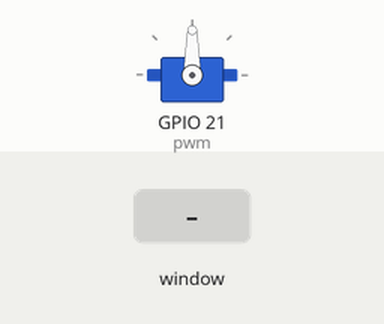
Simulated run of this program. Board: Raspberry Pi (BCM pin numbers). Shown: servo. The inputs (shaded band) are chosen by the test bench. The desktop window is not drawn, its controls go by their first labels and the mouse button is held 0.15 s; servo angles are drawn from the pulse width (0.5 ms = 0°, 2.5 ms = 180°).

Above: at 1.2 s.
1.3 s: slider 1 in the window set to 30
At 1.7 s:
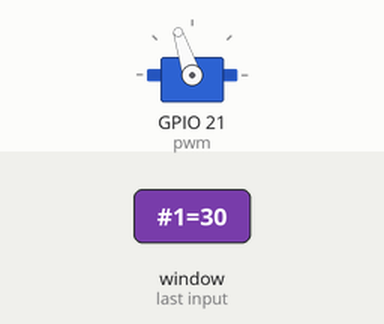
2.8 s: slider 1 in the window set to 0
At 4.0 s:
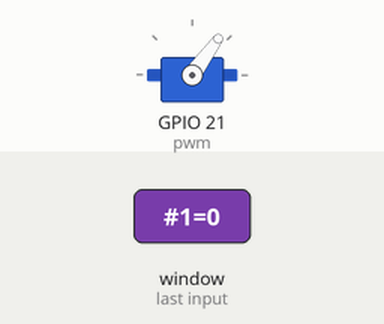
4.3 s: slider 1 in the window set to 8
At 5.2 s:
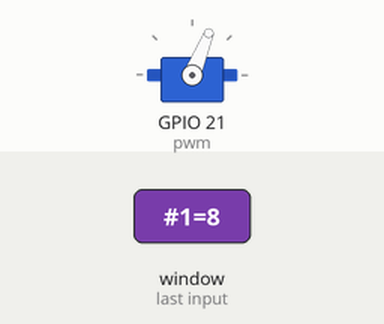
Timing chart, 0 to 7.3 s (numbered marks = the images above; inputs shaded):
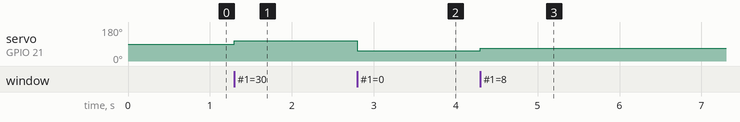

The program:

RUD.py
```python
from tkinter import *
import RPi.GPIO as GPIO
import time

GPIO.setmode(GPIO.BCM)
GPIO.setwarnings(False)
GPIO.setup(21, GPIO.OUT)
pwm = GPIO.PWM(21, 50)
pwm.start(7.5)

class App:

    def __init__(self, master):
        frame = Frame(master)
        frame.pack()
        scale = Scale(frame, from_=0, to=30,
              orient=VERTICAL, command=self.update)
        scale.grid(row=2)

    def update(self, angle):
        duty = float(angle) / 10.0 + 5.5
        pwm.ChangeDutyCycle(duty)

root = Tk()
root.wm_title('Servo Control')
app = App(root)
root.geometry("200x200+0+0")
root.mainloop()
```

Measured:
- after the input at 1.3 s, servo on GPIO 21 (pwm): 90° → 108° at once
- after the input at 2.8 s, servo on GPIO 21 (pwm): 108° → 54° at once
- after the input at 4.3 s, servo on GPIO 21 (pwm): 54° → 68° at once
